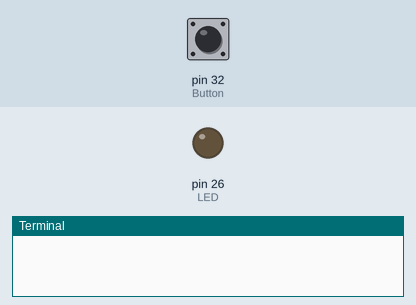
This program was run on a simulated Raspberry Pi (header pin numbers). On the bench: output pins drawn as LEDs (lit = HIGH), the last lines printed to the terminal. The inputs (shaded band) are chosen by the test bench; at power-on: pin 32 (Button) HIGH.

Above: at 1.2 s.
1.3 s: pin 32 (Button) pulled LOW for 3.2 s
At 5.6 s:
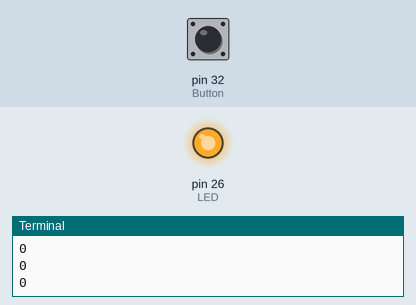
6.3 s: pin 32 (Button) pulled LOW for 0.15 s
At 7.1 s:
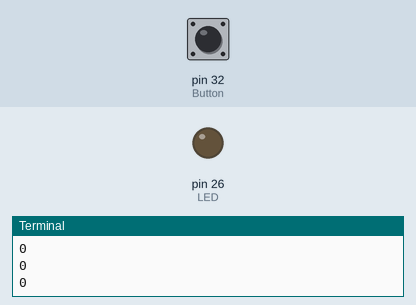
Timing chart, 0 to 9.3 s (numbered marks = the images above; inputs shaded):
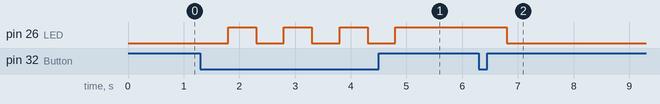

The program:

Servo_with_button.py
```python
import RPi.GPIO as GPIO
from time import sleep
#Set warnings off (optional)
GPIO.setwarnings(False)
GPIO.setmode(GPIO.BOARD)
#Set Button and LED pins
Button = 32
LED = 26
#Setup Button and LED
GPIO.setup(Button,GPIO.IN,pull_up_down=GPIO.PUD_UP)
GPIO.setup(LED,GPIO.OUT)
flag = 0

while True:
    button_state = GPIO.input(Button)
    if button_state==0:
        sleep(0.5)
        if flag==0:
            print(button_state)
            flag=1
        else:
            print(button_state)
            flag=0
    if flag==1:
        GPIO.output(LED,GPIO.HIGH)
    else:
        GPIO.output(LED,GPIO.LOW)
```

Measured:
- after the input at 1.3 s, pin 26 (LED): alternates HIGH for 0.50 s and LOW for 0.50 s, 7 changes in all, then stays HIGH, starting after 0.50 s
- after the input at 6.3 s, pin 26 (LED): HIGH → LOW after 0.50 s
